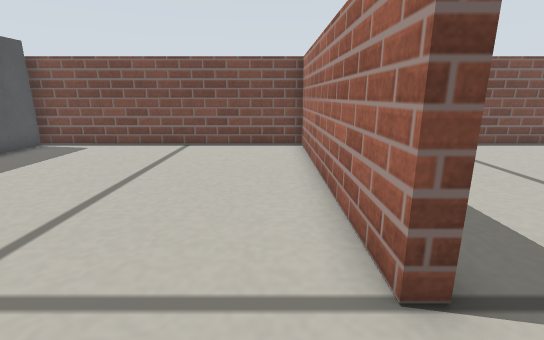
[1] (above)

15 first-person views from a walk through a Gazebo world. The camera is 0.2 m above the floor, tilts 14° down and sees 85° across. The floor is counted in squares, 0.1 m on a side. Each view is taken from the middle of a square. On the plan, view 1 faces up. The plan holds only what a view shows up to about 17 squares ahead; the rest is blank. Some stock models are drawn as simple stand-ins. Surface patterns are stand-ins for the level's own textures.

[2]
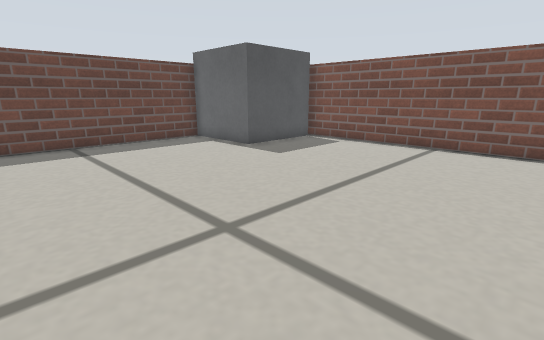

[3]
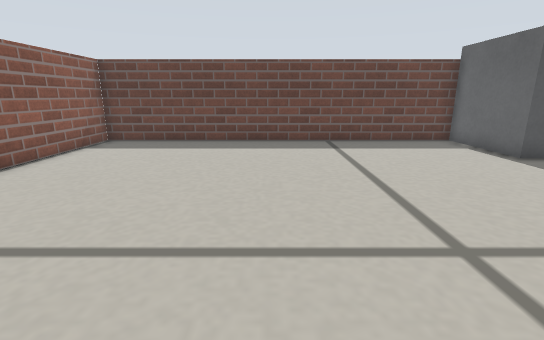

[4]
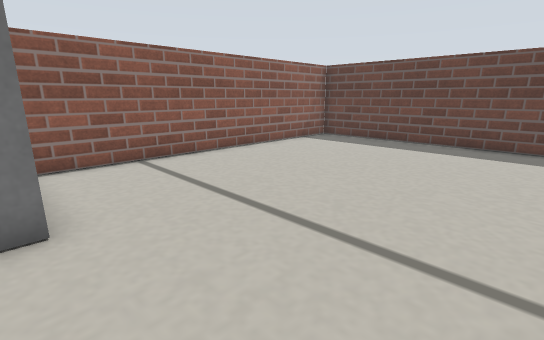

[5]
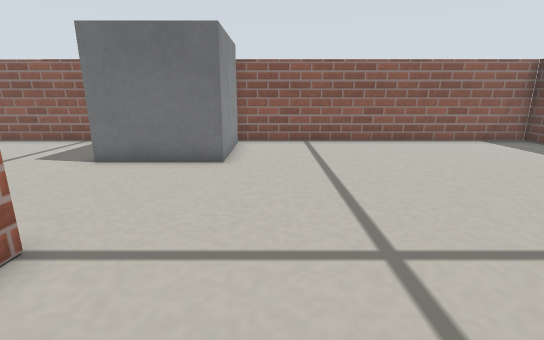

[6]
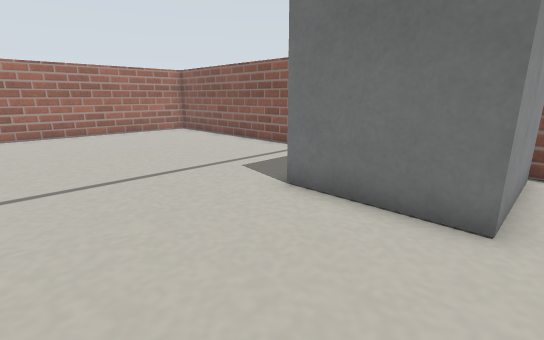

[7]
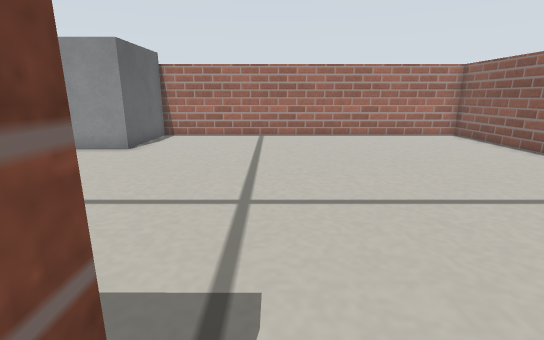

[8]
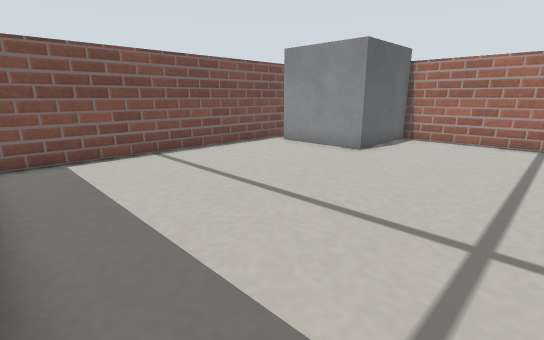

[9]
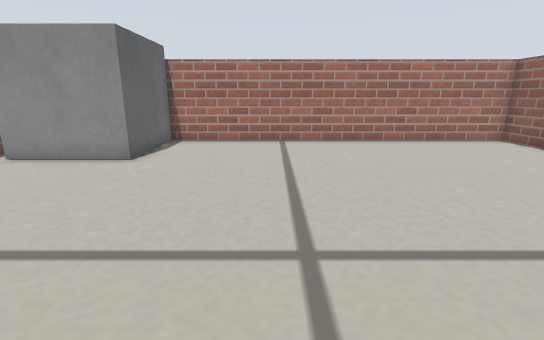

[10]
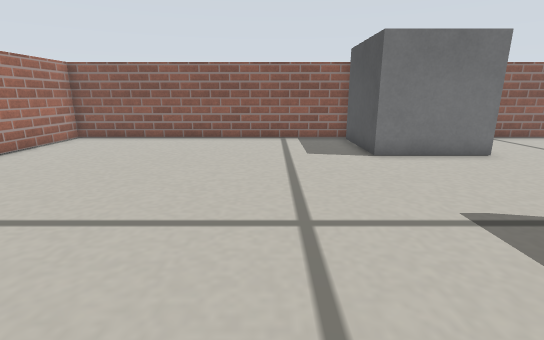

[11]
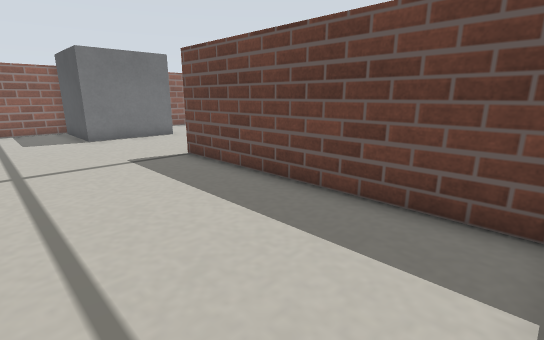

[12]
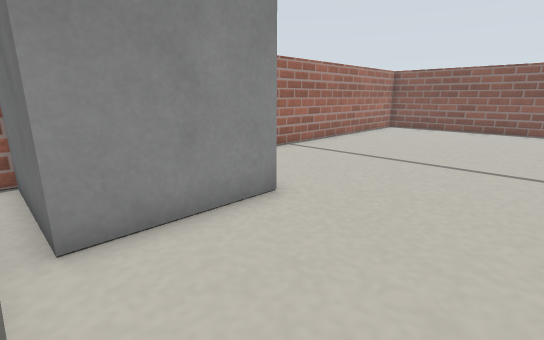

[13]
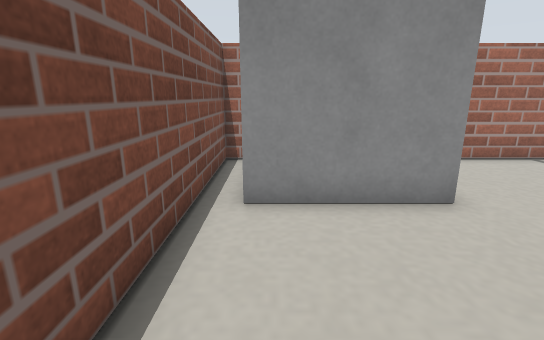

[14]
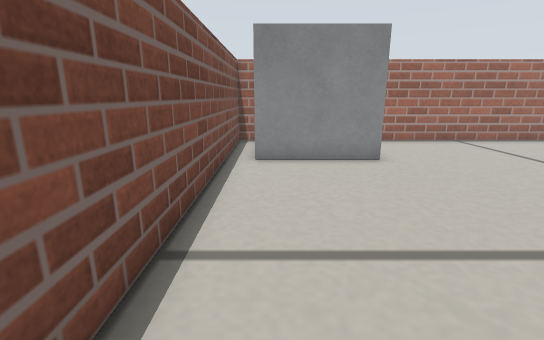

[15]
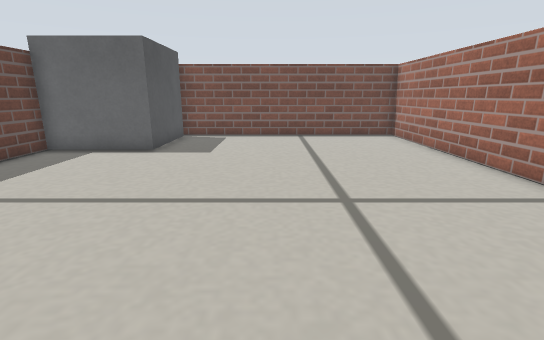

### Floor plan
Key: @ floor where view 1 was taken; # wall or solid block; . floor; S number sign.
Columns run from 14 left of view 1 to 17 right of it. Each row starts with its distance up from view 1.
 13     ############################
 12     S...........#..............#
 11     S...........#..........SSSS
 10     S...........#..........S
  9     S...........#..........S
  8 #SSSS...........#..........SSSS#
  7 #...............#..............#
  6 #...............#..............#
  5 #..............##..............#
  4 #..............#...............#
  3 #..............#...............#
  2 #..............................#
  1 #..............................#
  0 #.............@................#
 -1 #..............................#
 -2 #..............................#
 -3 #.............SSSS.............#
 -4 #.............S  S.............#
 -5 #.............S  S.............#
 -6 #.............S  S.............#
 -7 #.............S  S.............#
 -8 ###############  ###############

Positions as (right, up) in squares from view 1, and headings:
1: (0, 0), facing up
2: (0, 0), facing up-left
3: (0, 0), facing left
4: (0, 2), facing down-left
5: (-2, 6), facing down
6: (-1, 2), facing down-right
7: (1, 2), facing right
8: (2, 2), facing up-right
9: (3, 3), facing right
10: (7, 7), facing down
11: (7, 12), facing down-left
12: (8, 12), facing down-right
13: (7, 11), facing right
14: (3, 11), facing right
15: (-5, -3), facing up
